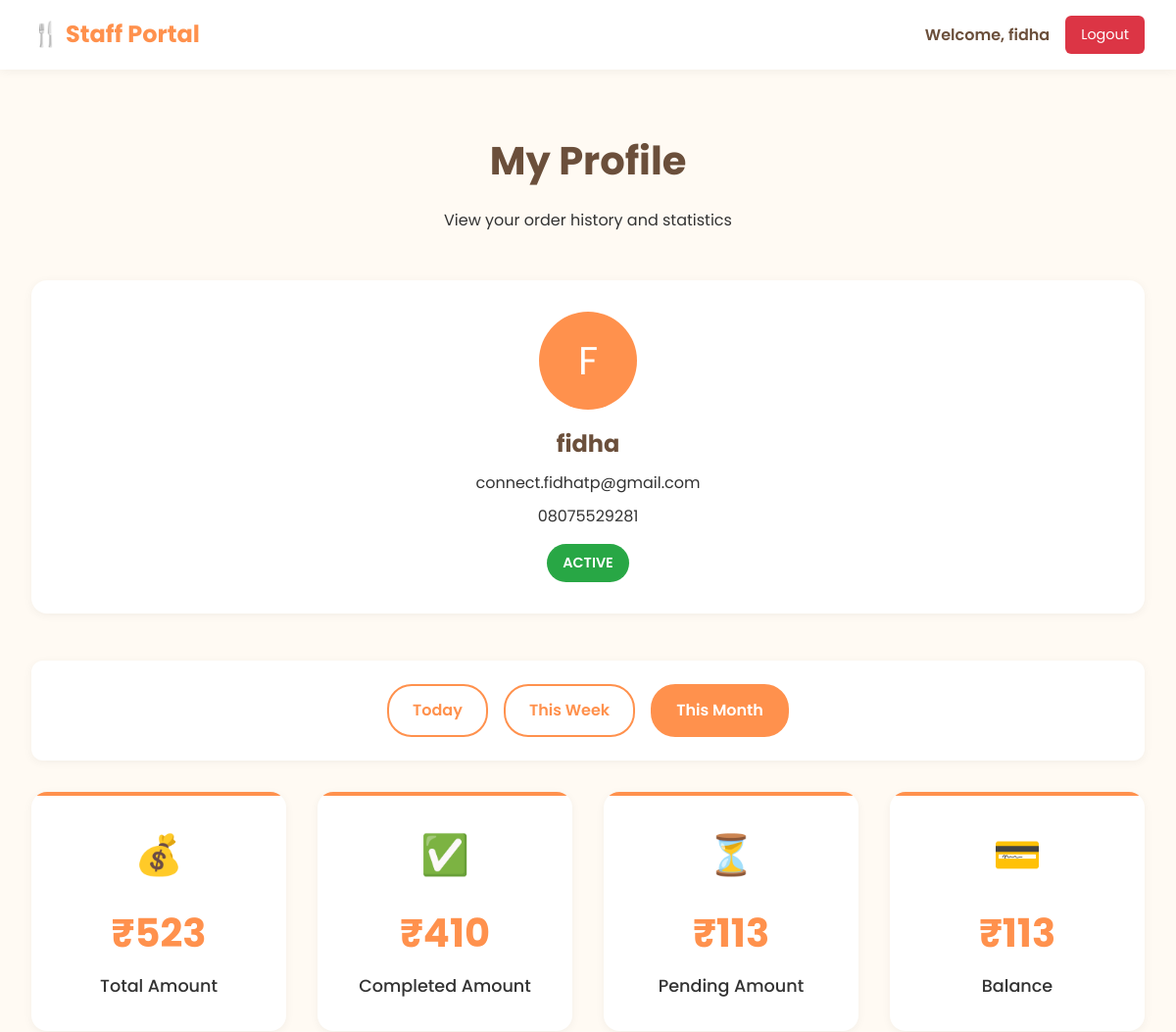
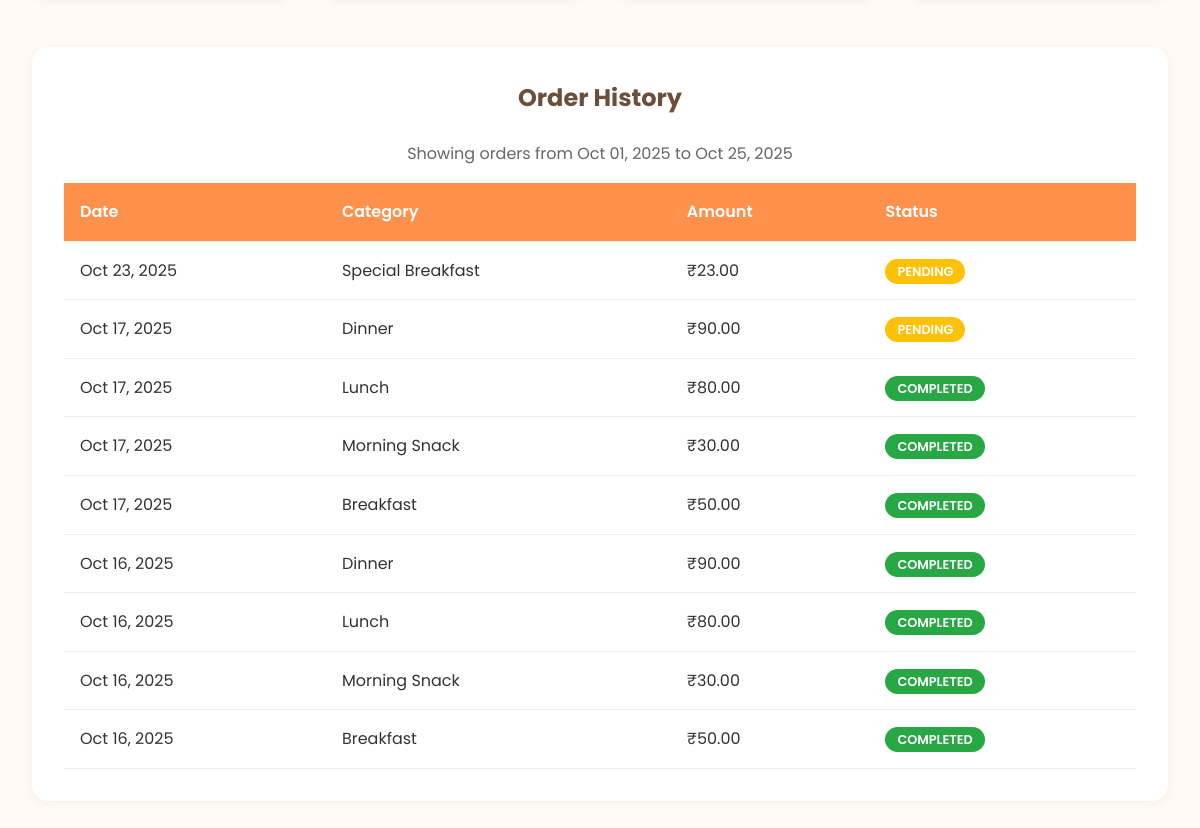
The page /orders/profile/ (signed in) on the database its author committed (2 pictures, top to bottom).
### web/models.py (models this page shows, shortened)
class UserProfile(models.Model):
    ROLE_CHOICES = [
        ('staff', 'Staff'),
        ('kitchen', 'Kitchen'),
        ('manager', 'Manager'),
        ('admin', 'Admin'),
    ]
    user = models.OneToOneField(User, on_delete=models.CASCADE, related_name='profile')
    phone_number = models.CharField(max_length=15, blank=True, null=True)
    role = models.CharField(max_length=20, choices=ROLE_CHOICES, default='staff')
    is_active = models.BooleanField(default=True)
    created_at = models.DateTimeField(auto_now_add=True)
    updated_at = models.DateTimeField(auto_now=True)
    class Meta:
        verbose_name_plural = "User Profiles"

class Order(models.Model):
    ORDER_STATUS_CHOICES = [
        ('pending', 'Pending'),
        ('confirmed', 'Confirmed'),
        ('preparing', 'Preparing'),
        ('ready', 'Ready'),
        ('completed', 'Completed'),
        ('cancelled', 'Cancelled'),
    ]
    user = models.ForeignKey(User, on_delete=models.CASCADE, related_name='orders')
    category = models.ForeignKey(Category, on_delete=models.CASCADE)
    date = models.DateField(default=timezone.now)
    price = models.DecimalField(max_digits=10, decimal_places=2)
    status = models.CharField(max_length=20, choices=ORDER_STATUS_CHOICES, default='pending')
    created_at = models.DateTimeField(auto_now_add=True)
    updated_at = models.DateTimeField(auto_now=True)
    notes = models.TextField(blank=True, null=True)
    class Meta:
        ordering = ['-created_at']

class Category(models.Model):
    name = models.CharField(max_length=255)
    price = models.DecimalField(max_digits=10, decimal_places=2)
    image = models.ImageField(upload_to='category_images/', blank=True, null=True)
    is_locked = models.BooleanField(default=False)
    created_at = models.DateTimeField(auto_now_add=True)
    updated_at = models.DateTimeField(auto_now=True)
    class Meta:
        verbose_name_plural = "Categories"

### orders/views.py (the view)
# urls.py: path('profile/', views.profile, name='profile'),
@login_required
def profile(request):
    if not hasattr(request.user, 'profile') or request.user.profile.role != 'staff':
        messages.error(request, 'Access denied.')
        return redirect('orders:login')
    user = request.user
    today = timezone.now().date()
    filter_type = request.GET.get('filter', 'month')
    if filter_type == 'day':
        start_date = today
        end_date = today
    elif filter_type == 'week':
        start_date = today - timezone.timedelta(days=7)
        end_date = today
    else:  # month
        start_date = today.replace(day=1)
        end_date = today
    orders = Order.objects.filter(
        user=user,
        date__range=[start_date, end_date]
    )
    total_amount = orders.aggregate(Sum('price'))['price__sum'] or 0
    completed_orders = orders.filter(status='completed')
    completed_amount = completed_orders.aggregate(Sum('price'))['price__sum'] or 0
    pending_orders = orders.filter(status__in=['pending', 'confirmed', 'preparing'])
    pending_amount = pending_orders.aggregate(Sum('price'))['price__sum'] or 0
    balance = total_amount - completed_amount
    context = {
        'user': user,
        'orders': orders,
        'total_amount': total_amount,
        'completed_amount': completed_amount,
        'pending_amount': pending_amount,
        'balance': balance,
        'filter_type': filter_type,
        'start_date': start_date,
        'end_date': end_date,
    }
    return render(request, 'orders/profile.html', context)

### templates/orders/profile.html (shortened to what this page needs)
{% load static %}
<!DOCTYPE html>
<html lang="en">
<head>
</head>
<body>
    <header class="header">
        <div class="logo">🍴 Staff Portal</div>
        <div class="user-info">
            <span class="user-name">Welcome, {{ user.username }}</span>
            <a href="{% url 'orders:logout' %}" class="logout-btn">Logout</a>
        </div>
    </header>
    <main class="main">
        <div class="container">
            <h1 class="page-title">My Profile</h1>
            <p class="page-subtitle">View your order history and statistics</p>
            <div class="profile-info">
                <div class="profile-avatar">
                    {{ user.username|first|upper }}
                </div>
                <div class="profile-name">{{ user.username }}</div>
                <div class="profile-email">{{ user.email }}</div>
                <div class="profile-phone">{{ user.profile.phone_number|default:"No phone number" }}</div>
                <div class="status-badge {% if user.profile.is_active %}status-active{% else %}status-inactive{% endif %}">
                    {% if user.profile.is_active %}Active{% else %}Inactive{% endif %}
                </div>
            </div>
            <div class="filter-section">
                <div class="filter-buttons">
                    <a href="?filter=day" class="filter-btn {% if filter_type == 'day' %}active{% endif %}">Today</a>
                    <a href="?filter=week" class="filter-btn {% if filter_type == 'week' %}active{% endif %}">This Week</a>
                    <a href="?filter=month" class="filter-btn {% if filter_type == 'month' %}active{% endif %}">This Month</a>
                </div>
            </div>
            <div class="stats-grid">
                <div class="stat-card">
                    <div class="stat-icon">💰</div>
                    <div class="stat-number">₹{{ total_amount|floatformat:0 }}</div>
                    <div class="stat-label">Total Amount</div>
                </div>
                <div class="stat-card">
                    <div class="stat-icon">✅</div>
                    <div class="stat-number">₹{{ completed_amount|floatformat:0 }}</div>
                    <div class="stat-label">Completed Amount</div>
                </div>
                <div class="stat-card">
                    <div class="stat-icon">⏳</div>
                    <div class="stat-number">₹{{ pending_amount|floatformat:0 }}</div>
                    <div class="stat-label">Pending Amount</div>
                </div>
                <div class="stat-card">
                    <div class="stat-icon">💳</div>
                    <div class="stat-number">₹{{ balance|floatformat:0 }}</div>
                    <div class="stat-label">Balance</div>
                </div>
            </div>
            <div class="orders-section">
                <h2 class="section-title">Order History</h2>
                <p style="text-align: center; color: #666; margin-bottom: 1rem;">
                    Showing orders from {{ start_date|date:"M d, Y" }} to {{ end_date|date:"M d, Y" }}
                </p>
                {% if orders %}
                <table class="orders-table">
                    <thead>
                        <tr>
                            <th>Date</th>
                            <th>Category</th>
                            <th>Amount</th>
                            <th>Status</th>
                        </tr>
                    </thead>
                    <tbody>
                        {% for order in orders %}
                        <tr>
                            <td>{{ order.date|date:"M d, Y" }}</td>
                            <td>{{ order.category.name }}</td>
                            <td>₹{{ order.price }}</td>
                            <td>
                                <span class="status-badge-table status-{{ order.status }}">
                                    {{ order.get_status_display }}
                                </span>
                            </td>
                        </tr>
                        {% endfor %}
                    </tbody>
                </table>
                {% else %}
                <div class="no-orders">
                    <h3>No orders found</h3>
                    <p>You haven't placed any orders in this time period.</p>
                </div>
                {% endif %}
            </div>
        </div>
    </main>
</body>
</html>

### templates/orders/profile.html (style rules this page uses)
:root { --primary: #ff914d; --accent: #6b4f3b; --bg: #fffaf3; --text: #333; --white: #ffffff; --shadow: 0 4px 20px rgba(0,0,0,0.1); --shadow-light: 0 2px 10px rgba(0,0,0,0.05); --transition: 0.3s ease-in-out; --success: #28a745; --warning: #ffc107; --danger: #dc3545; --info: #17a2b8; }
* { margin: 0; padding: 0; box-sizing: border-box; }
body { font-family: 'Poppins', sans-serif; background: var(--bg); color: var(--text); line-height: 1.6; }
.header { position: fixed; top: 0; left: 0; right: 0; display: flex; justify-content: space-between; align-items: center; padding: 1rem 2rem; background: var(--white); box-shadow: var(--shadow-light); z-index: 1000; }
.logo { font-size: 1.5rem; font-weight: 700; color: var(--primary); }
.user-info { display: flex; align-items: center; gap: 1rem; }
.user-name { font-weight: 600; color: var(--accent); }
.logout-btn { background: var(--danger); color: var(--white); padding: 0.5rem 1rem; border: none; border-radius: 6px; text-decoration: none; font-size: 0.9rem; transition: all var(--transition); }
.main { padding-top: 100px; min-height: 100vh; padding-bottom: 100px; }
.container { max-width: 1200px; margin: 0 auto; padding: 2rem; }
.page-title { text-align: center; font-size: 2.5rem; font-weight: 700; color: var(--accent); margin-bottom: 1rem; }
.page-subtitle { text-align: center; color: var(--text); margin-bottom: 3rem; }
.profile-info { background: var(--white); border-radius: 16px; padding: 2rem; box-shadow: var(--shadow-light); margin-bottom: 3rem; text-align: center; }
.profile-avatar { width: 100px; height: 100px; border-radius: 50%; background: var(--primary); color: var(--white); display: flex; align-items: center; justify-content: center; font-size: 2.5rem; margin: 0 auto 1rem; }
.profile-name { font-size: 1.5rem; font-weight: 700; color: var(--accent); margin-bottom: 0.5rem; }
.profile-email { color: var(--text); margin-bottom: 0.5rem; }
.profile-phone { color: var(--text); margin-bottom: 1rem; }
.status-badge { display: inline-block; padding: 0.5rem 1rem; border-radius: 20px; font-size: 0.9rem; font-weight: 600; text-transform: uppercase; }
.status-active { background: var(--success); color: var(--white); }
.filter-section { background: var(--white); border-radius: 12px; padding: 1.5rem; margin-bottom: 2rem; box-shadow: var(--shadow-light); }
.filter-buttons { display: flex; gap: 1rem; justify-content: center; flex-wrap: wrap; }
.filter-btn { padding: 0.75rem 1.5rem; border: 2px solid var(--primary); background: transparent; color: var(--primary); border-radius: 25px; font-weight: 600; cursor: pointer; transition: all var(--transition); text-decoration: none; }
.filter-btn:hover, .filter-btn.active { background: var(--primary); color: var(--white); }
.stats-grid { display: grid; grid-template-columns: repeat(auto-fit, minmax(250px, 1fr)); gap: 2rem; margin-bottom: 3rem; }
.stat-card { background: var(--white); border-radius: 16px; padding: 2rem; box-shadow: var(--shadow-light); text-align: center; transition: all var(--transition); position: relative; overflow: hidden; }
.stat-card::before { content: ''; position: absolute; top: 0; left: 0; right: 0; height: 4px; background: var(--primary); }
.stat-icon { font-size: 2.5rem; margin-bottom: 1rem; }
.stat-number { font-size: 2.5rem; font-weight: 700; color: var(--primary); margin-bottom: 0.5rem; }
.stat-label { color: var(--text); font-weight: 500; font-size: 1.1rem; }
.orders-section { background: var(--white); border-radius: 16px; padding: 2rem; box-shadow: var(--shadow-light); margin-bottom: 3rem; }
.section-title { font-size: 1.5rem; font-weight: 700; color: var(--accent); margin-bottom: 1.5rem; text-align: center; }
.orders-table { width: 100%; border-collapse: collapse; margin-top: 1rem; }
.orders-table th, .orders-table td { padding: 1rem; text-align: left; border-bottom: 1px solid #eee; }
.orders-table th { background: var(--primary); color: var(--white); font-weight: 600; }
.status-badge-table { padding: 0.25rem 0.75rem; border-radius: 15px; font-size: 0.8rem; font-weight: 600; text-transform: uppercase; }
.status-pending { background: var(--warning); color: var(--white); }
.status-completed { background: var(--success); color: var(--white); }

### rows shown on the page
Order: date "Oct 23, 2025", category.name "Special Breakfast", price "23.00", status "PENDING"
Order: date "Oct 17, 2025", category.name "Dinner", price "90.00", status "PENDING"
Order: date "Oct 17, 2025", category.name "Lunch", price "80.00", status "COMPLETED"
Order: date "Oct 17, 2025", category.name "Morning Snack", price "30.00", status "COMPLETED"
Order: date "Oct 17, 2025", category.name "Breakfast", price "50.00", status "COMPLETED"
Order: date "Oct 16, 2025", category.name "Dinner", price "90.00", status "COMPLETED"
Order: date "Oct 16, 2025", category.name "Lunch", price "80.00", status "COMPLETED"
Order: date "Oct 16, 2025", category.name "Morning Snack", price "30.00", status "COMPLETED"
Order: date "Oct 16, 2025", category.name "Breakfast", price "50.00", status "COMPLETED"

### other values the page prints
{{ user.username }} "fidha"
{{ user.username|first|upper }} "F"
{{ user.email }} "connect.fidhatp@gmail.com"
{{ user.profile.phone_number|default:"No phone number" }} "08075529281"
{{ total_amount|floatformat:0 }} "523"
{{ completed_amount|floatformat:0 }} "410"
{{ pending_amount|floatformat:0 }} "113"
{{ balance|floatformat:0 }} "113"
{{ start_date|date:"M d, Y" }} "Oct 01, 2025"
{{ end_date|date:"M d, Y" }} "Oct 25, 2025"
